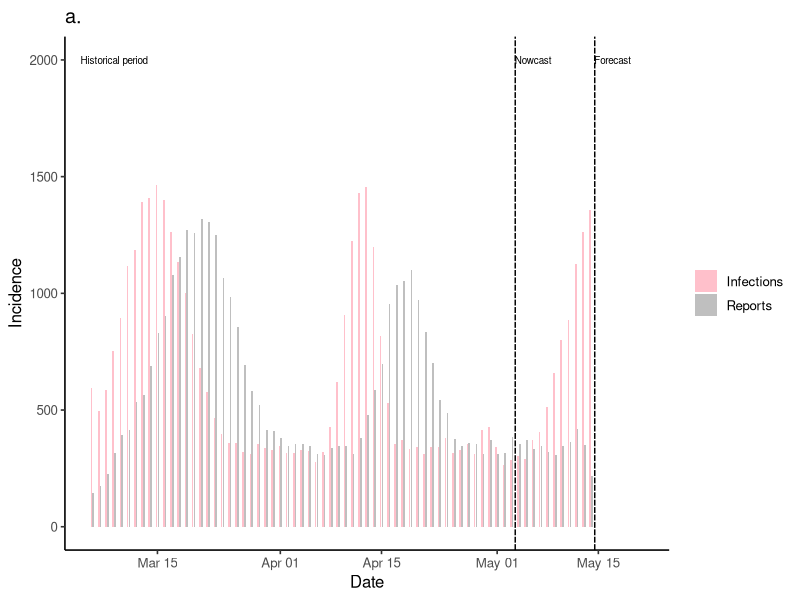
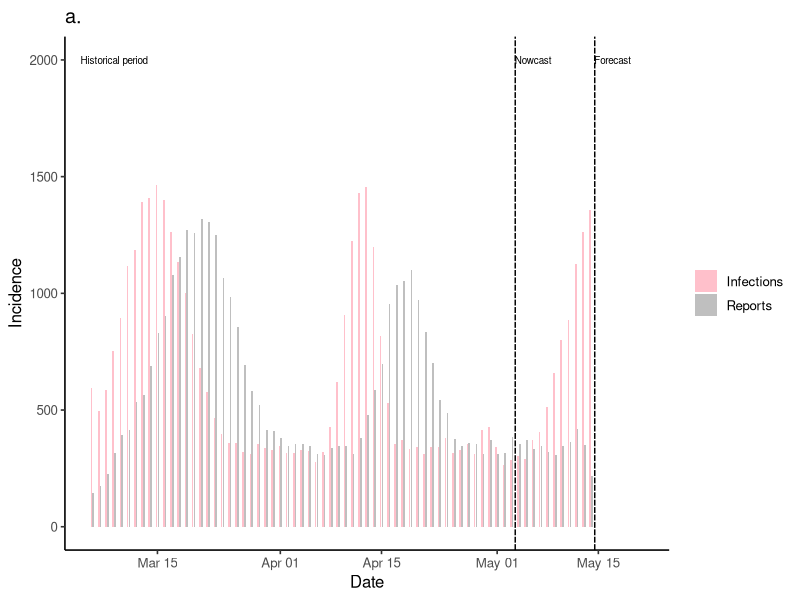

Reproduce these figures in R, in order.
# Create incidence time-series for reports and infections

#
library(ggplot2)
library(ggpubr)
library(patchwork)
library(data.table)

# ////////////////////////////////////////////////////////////////////////////
# ----------------------------------------------------------------------------
# SIMULATE INFECTIONS
# ----------------------------------------------------------------------------
# ////////////////////////////////////////////////////////////////////////////

# create some infections data
create_linelist_data <- function() {
  set.seed(123)
  ## peak 1 - longer
  days      <- 1:100
  amplitude <- 0.55
  period    <- 100
  frequency <- 4
  sine_wave <- amplitude * sin(2 * pi * frequency * days / period)
  ## peak 2 - sharp
  days      <- 1:50
  amplitude <- 0.55
  period    <- 50
  frequency <- 4
  sine_wave2 <- amplitude * sin(2 * pi * frequency * days / period)
  ## peak 3 - longer
  new_ts    <- rev(c(sine_wave[1:25],
                     rep(sine_wave2[23], 10),
                     sine_wave2[12:23],
                     rep(sine_wave2[23], 10),
                     sine_wave[46:70]))
  lambda    <- exp(new_ts[1:75]) * 1000 - 300
  cases     <- sapply(lambda, function(l) rpois(1, l + exp(rnorm(1, 0, 2))))
  ## a little splice
  cases[58:59] <- c(355, 312)
  ##
  dt        <- seq.Date(from = '2020-03-01', length.out = length(cases))
  df        <- data.frame(date = dt, N = cases)
  df_l      <- lapply(1:nrow(df), function(i) rep(df$date[i], df$N[i]))
  df_c      <- do.call(c, df_l)
  df_r      <- data.table(data.frame(date = df_c))
  return(df_r)
}

linelist <- create_linelist_data()

# ////////////////////////////////////////////////////////////////////////////
# ----------------------------------------------------------------------------
# GENERATION TIME and SERIAL INTERVAL
# ----------------------------------------------------------------------------
# ////////////////////////////////////////////////////////////////////////////

## Has to start with 0 !
generation_interval_pmf <- c(
  0, 0.0610, 0.1540, 0.2198, 0.2178, 0.1536, 0.1122, 0.0486, 0.0224,
  0.0078, 0.0022, 0.0004, 0.0002
)

## ASSUME THAT SERIAL INTERVAL = GENERATION INTERVAL
serial_interval_pmf <- generation_interval_pmf

# ////////////////////////////////////////////////////////////////////////////
# ----------------------------------------------------------------------------
# DELAYS
# ----------------------------------------------------------------------------
# ////////////////////////////////////////////////////////////////////////////

# 1) Infection to taking a test
# this combines infection -> onset -> test
# has to start with 0 !
infect_to_test_pmf <- c(
  0, 0.0001, 0.0030, 0.1422, 0.2714, 0.2664,
  0.1832, 0.0846, 0.0340, 0.0136, 0.001, 0.0005
)

# 2) time from taking a test to it getting into a state database
reporting_delay_pmf <- c(
  0.3786, 0.3724, 0.1662, 0.0622, 0.0166, 0.004
)

# ////////////////////////////////////////////////////////////////////////////
# ----------------------------------------------------------------------------
# CONVOLVE TO INFECTIONS FROM REPORTS
# ----------------------------------------------------------------------------
# ////////////////////////////////////////////////////////////////////////////

set.seed(123)

total_delay <-
  # take a draw from this distribution
  sample(0:(length(infect_to_test_pmf) - 1),
         size = nrow(linelist),
         prob = infect_to_test_pmf, replace = TRUE) +
  # and this one
  sample(0:(length(reporting_delay_pmf) - 1),
         size = nrow(linelist),
         prob = reporting_delay_pmf, replace = TRUE) +
  # some random noise
  sample(c(-2:2), size = nrow(linelist), replace = T)


get_mean <- function(pmf, start) {
  stopifnot(start %in% c(0, 1))
  weighted.mean(x = start:(length(pmf) - 1 + start),
                w = pmf)
}

## some error with seeding time here but
## i'll calculate it outside
w1 <- get_mean(generation_interval_pmf, 0)
w2 <- get_mean(infect_to_test_pmf, 0)
w3 <- get_mean(reporting_delay_pmf, 1)
seeding_time <- round(w1 + w2 + w3)

linelist$report_date <- linelist$date + total_delay

# ////////////////////////////////////////////////////////////////////////////
# ----------------------------------------------------------------------------
# AGGREGATE TO DAILY
# ----------------------------------------------------------------------------
# ////////////////////////////////////////////////////////////////////////////

#
infections_df <- linelist[, .N, by = date][order(date)]
reports_df <- linelist[, .N, by = report_date][order(report_date)]

#
setnames(reports_df, 'report_date', 'date')

#
reports_df$type <- 'Reports'
infections_df$type <- 'Infections'

#
burn_in <- 5
reports_df <- subset(reports_df,
                     date >= min(infections_df$date) + burn_in &
                     date <= max(infections_df$date))

infections_df <- subset(infections_df,
                     date >= min(infections_df$date) + burn_in)

# ////////////////////////////////////////////////////////////////////////////
# ----------------------------------------------------------------------------
# ADD RIGHT TRUNCATION TO DATA BASED ON REPORTING DELAY
# ----------------------------------------------------------------------------
# ////////////////////////////////////////////////////////////////////////////

tail_Px <- rev(cumsum(reporting_delay_pmf))
px_len <- length(tail_Px)

reports_df$Px = 1
cases_len <- nrow(reports_df)

reports_df$Px[(cases_len - px_len + 1):cases_len] <- tail_Px

reports_df$N      <- reports_df$N * reports_df$Px
reports_df$N      <- as.integer(reports_df$N)
reports_df$Px <- NULL

# ////////////////////////////////////////////////////////////////////////////
# ----------------------------------------------------------------------------
# PLOT
# ----------------------------------------------------------------------------
# ////////////////////////////////////////////////////////////////////////////


##
report_ymax = 2000
first_day <- min(reports_df$date)
last_day <- max(reports_df$date)
nowcast_start    = last_day - seeding_time
forecast_window  = last_day + 7

##

ggplot(rbind(infections_df, reports_df)) +
  theme_classic2() +
  ##
  geom_vline(xintercept = c(nowcast_start + 0.5,
                            last_day + 0.5),
             linetype = '41') +
  ##
  geom_col(aes(x = date, y = N, fill = type),
           width = 0.5, show.legend = T,
           position = position_dodge2(preserve = 'single')) +
  # ##
  scale_fill_manual(name = NULL, values = c('pink', grey(0.75))) +
  ##
  coord_cartesian(xlim = c(first_day,
                           forecast_window),
                  ylim = c(0, report_ymax)) +
  ylab("Incidence") +
  xlab('Date') +
  ##
  annotate('text', x = first_day + 3,
           y = report_ymax, label = 'Historical period', size = 2.5) +
  annotate('text', x = nowcast_start + 3,
           y = report_ymax, label = 'Nowcast', size = 2.5) +
    annotate('text', x = last_day + 3,
           y = report_ymax, label = 'Forecast', size = 2.5) +
  ggtitle("a.")

ggsave('img/Infections.png', width = 7, height = 2.25)
